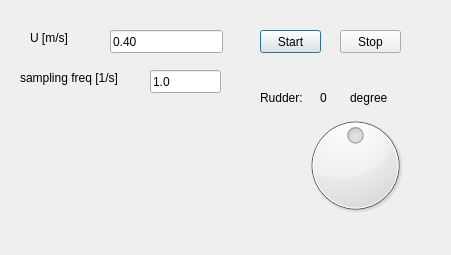
<?xml version="1.0" encoding="UTF-8"?>
<ui version="4.0">
 <class>Dialog</class>
 <widget class="QDialog" name="Dialog">
  <property name="geometry">
   <rect>
    <x>0</x>
    <y>0</y>
    <width>451</width>
    <height>255</height>
   </rect>
  </property>
  <property name="windowTitle">
   <string>ShipController</string>
  </property>
  <widget class="QWidget" name="centralwidget" native="true">
   <property name="geometry">
    <rect>
     <x>10</x>
     <y>10</y>
     <width>421</width>
     <height>221</height>
    </rect>
   </property>
   <widget class="QDial" name="rudderDial">
    <property name="geometry">
     <rect>
      <x>280</x>
      <y>100</y>
      <width>131</width>
      <height>111</height>
     </rect>
    </property>
    <property name="minimum">
     <number>-45</number>
    </property>
    <property name="maximum">
     <number>45</number>
    </property>
    <property name="invertedAppearance">
     <bool>false</bool>
    </property>
    <property name="invertedControls">
     <bool>false</bool>
    </property>
   </widget>
   <widget class="QLabel" name="rudderLabel">
    <property name="geometry">
     <rect>
      <x>250</x>
      <y>80</y>
      <width>51</width>
      <height>16</height>
     </rect>
    </property>
    <property name="text">
     <string>Rudder:</string>
    </property>
   </widget>
   <widget class="QLabel" name="rudderDialValueLabel">
    <property name="geometry">
     <rect>
      <x>310</x>
      <y>80</y>
      <width>31</width>
      <height>16</height>
     </rect>
    </property>
    <property name="text">
     <string>0</string>
    </property>
   </widget>
   <widget class="QLabel" name="degreeLabel">
    <property name="geometry">
     <rect>
      <x>340</x>
      <y>80</y>
      <width>51</width>
      <height>16</height>
     </rect>
    </property>
    <property name="text">
     <string>degree</string>
    </property>
   </widget>
   <widget class="QLabel" name="ULabel">
    <property name="geometry">
     <rect>
      <x>20</x>
      <y>20</y>
      <width>59</width>
      <height>15</height>
     </rect>
    </property>
    <property name="text">
     <string>U [m/s]</string>
    </property>
   </widget>
   <widget class="QLineEdit" name="UEdit">
    <property name="geometry">
     <rect>
      <x>100</x>
      <y>20</y>
      <width>113</width>
      <height>23</height>
     </rect>
    </property>
    <property name="text">
     <string>0.40</string>
    </property>
   </widget>
   <widget class="QPushButton" name="startButton">
    <property name="geometry">
     <rect>
      <x>250</x>
      <y>20</y>
      <width>61</width>
      <height>23</height>
     </rect>
    </property>
    <property name="text">
     <string>Start</string>
    </property>
   </widget>
   <widget class="QPushButton" name="stopButton">
    <property name="geometry">
     <rect>
      <x>330</x>
      <y>20</y>
      <width>61</width>
      <height>23</height>
     </rect>
    </property>
    <property name="text">
     <string>Stop</string>
    </property>
   </widget>
   <widget class="QLabel" name="samplingFreqLabel">
    <property name="geometry">
     <rect>
      <x>10</x>
      <y>60</y>
      <width>121</width>
      <height>16</height>
     </rect>
    </property>
    <property name="text">
     <string>sampling freq [1/s]</string>
    </property>
   </widget>
   <widget class="QLineEdit" name="samplingFreqEdit">
    <property name="geometry">
     <rect>
      <x>140</x>
      <y>60</y>
      <width>71</width>
      <height>23</height>
     </rect>
    </property>
    <property name="text">
     <string>1.0</string>
    </property>
   </widget>
  </widget>
 </widget>
 <resources/>
 <connections>
  <connection>
   <sender>startButton</sender>
   <signal>clicked()</signal>
   <receiver>Dialog</receiver>
   <slot>clicked_start()</slot>
   <hints>
    <hint type="sourcelabel">
     <x>298</x>
     <y>43</y>
    </hint>
    <hint type="destinationlabel">
     <x>298</x>
     <y>243</y>
    </hint>
   </hints>
  </connection>
  <connection>
   <sender>stopButton</sender>
   <signal>clicked()</signal>
   <receiver>Dialog</receiver>
   <slot>clicked_stop()</slot>
   <hints>
    <hint type="sourcelabel">
     <x>367</x>
     <y>37</y>
    </hint>
    <hint type="destinationlabel">
     <x>387</x>
     <y>238</y>
    </hint>
   </hints>
  </connection>
  <connection>
   <sender>rudderDial</sender>
   <signal>sliderMoved(int)</signal>
   <receiver>Dialog</receiver>
   <slot>change_rudder_angle()</slot>
   <hints>
    <hint type="sourcelabel">
     <x>331</x>
     <y>165</y>
    </hint>
    <hint type="destinationlabel">
     <x>333</x>
     <y>247</y>
    </hint>
   </hints>
  </connection>
 </connections>
 <slots>
  <slot>clicked_update()</slot>
  <slot>clicked_start()</slot>
  <slot>clicked_stop()</slot>
  <slot>change_rudder_angle()</slot>
 </slots>
</ui>
